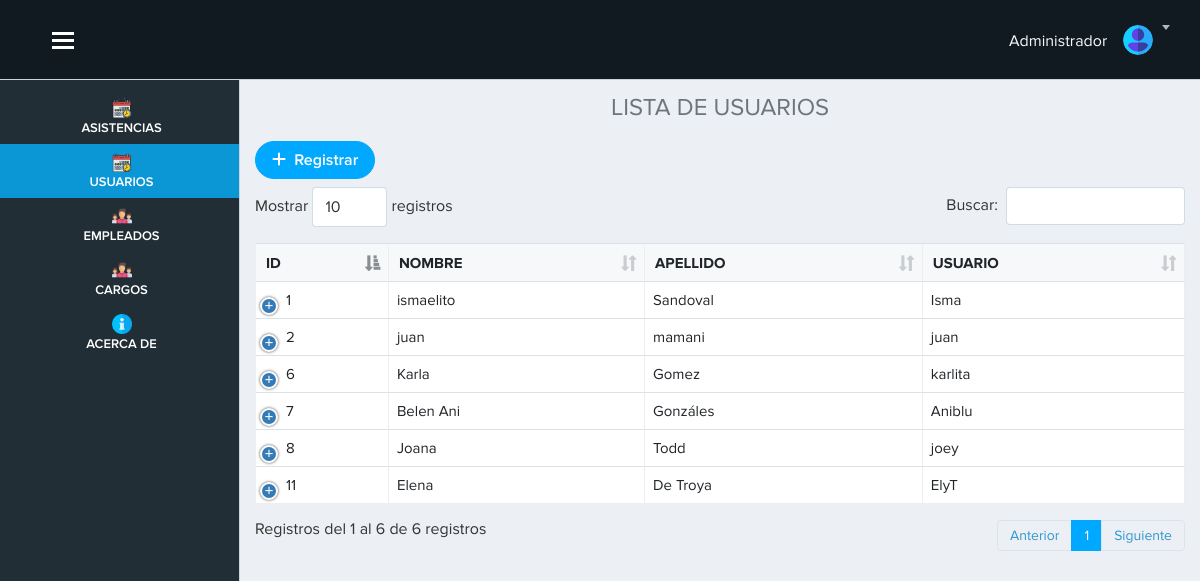
The app's page /vista/usuarios.php (signed in) with its own data.
### tables this page shows
CREATE TABLE `usuario` (
  `id_usuario` int(11) NOT NULL,
  `nombre` varchar(100) DEFAULT NULL,
  `apellido` varchar(100) DEFAULT NULL,
  `usuario` varchar(100) NOT NULL,
  `password` varchar(255) NOT NULL
);

### vista/usuarios.php (the view, shortened to what this page needs)
<?php require('./layout/topbar.php'); ?>
<?php require('./layout/sidebar.php'); ?>
<div class="page-content">
    <h4 class="text-center text-secondary"> LISTA DE USUARIOS</h4>
    <?php
include "../modelo/conexion.php";
$sql=$conexion->query(" SELECT * from usuario");
?>
    <a href="registro_usuario.php" class="btn btn-primary btn-rounded mb-2 "><i class="fa-solid fa-plus"></i>
        &nbsp;Registrar</a>
    <table class="table table-bordered table-hover col-12" id="example">
        <thead>
            <tr>
                <th scope="col">ID</th>
                <th scope="col">NOMBRE</th>
                <th scope="col">APELLIDO</th>
                <th scope="col">USUARIO</th>
            </tr>
        </thead>
        <tbody>
            <?php
    while ($datos=$sql->fetch_object()){?>
            <tr>
                <td><?= $datos->id_usuario?></td>
                <td><?= $datos->nombre?></td>
                <td><?= $datos->apellido?></td>
                <td><?= $datos->usuario?></td>
            </tr>
            <?php }
    ?>
        </tbody>
    </table>
</div>
</div>
<?php require('./layout/footer.php'); ?>

### vista/layout/topbar.php (style rules this page uses)
.page-content { margin-top: 70px; }

### records on screen
usuario: id_usuario "1", nombre "ismaelito", apellido "Sandoval", usuario "Isma"
usuario: id_usuario "2", nombre "juan", apellido "mamani", usuario "juan"
usuario: id_usuario "6", nombre "Karla", apellido "Gomez", usuario "karlita"
usuario: id_usuario "7", nombre "Belen Ani", apellido "Gonzáles", usuario "Aniblu"
usuario: id_usuario "8", nombre "Joana", apellido "Todd", usuario "joey"
usuario: id_usuario "11", nombre "Elena", apellido "De Troya", usuario "ElyT"
